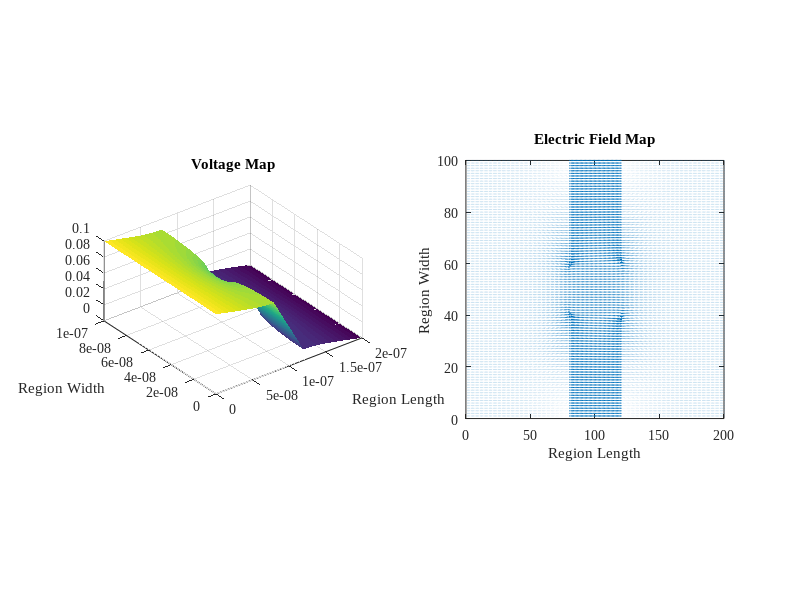
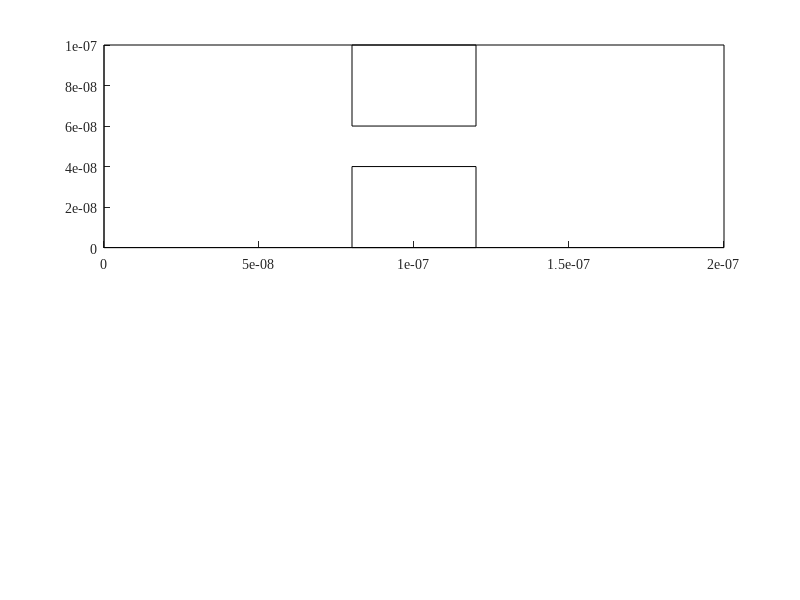

Here is the MATLAB script that generated these plots, in order: (Note: this script raises an error after producing the figures.)
clear all
close all
clc
%set(0,'DefaultFigureWindowStyle','docked')
set(0,'defaultaxesfontsize',10)
set(0,'defaultaxesfontname','Times New Roman')
set(0,'DefaultLineLineWidth', 0.5);

%--------------------------------------------------------------------------
% Finite Difference Method Simulation
%--------------------------------------------------------------------------

% Solving V=V0 @ x=0 and V=0 @ x=L in region LxW
% Implement funtion 'pbaspect' to fix Z aspect ratio

L = 200e-9;
W = 100e-9;
V0 = 0.1;

fMesh = 1;
nx = fMesh*200;
ny = fMesh*100;
La = linspace(0,L,nx);
Wa = linspace(0,W,ny);
G = sparse(nx*ny);
%V = sparse(nx,ny);
F = sparse(1,nx*ny);


Acond = 1;              % background conductivity of region, low resistance
Bcond = 1e-2;           % Conductivity of boxes, highly resistive
cMap = zeros(nx,ny);
Lb = 40e-9;
Wb = 40e-9;
for u = 1:nx
    for v = 1:ny
        if (u >= 80 && u <= 120)
            if v >= 0 && v <= 40
                cMap(u,v) = Bcond;
            elseif v >= 60 && v <= 100
                cMap(u,v) = Bcond;
            else
                cMap(u,v) = Acond;
            end
        else
            cMap(u,v) = Acond;
        end
    end
end





for i = 1:nx                %Iteration through length
    for j = 1:ny            %Iteration through width
        n = j + (i-1)*ny;

        if i == 1          % x=0 BCs
            G(n,:) = 0;
            G(n,n) = 1;
            F(n) = V0;
        elseif i == nx     % x=1 BCs
            G(n,:) = 0;
            G(n,n) = 1;
            F(n) = 0;       %F(n)=0 sets z at final width to 0
            
% COMMENT BELOW FOR 1a
            %F(n) = 1;       %F(n)=1 sets z at final width to 1
            
        elseif j == 1                 % y=0 BCs
            nxm = j + (i-2)*ny;
            nxp = j + (i)*ny;
            nyp = j+1 + (i-1)*ny;

            rxm = (cMap(i,j) + cMap(i-1,j))/2;
            rxp = (cMap(i,j) + cMap(i+1,j))/2;
            ryp = (cMap(i,j) + cMap(i,j+1))/2;
            
            G(n,n) = -(rxm+rxp+ryp);
            G(n,nxm) = rxm;
            G(n,nxp) = rxp;
            G(n,nyp) = ryp;

        elseif j == ny                % y=1 BCs
            nxm = j + (i-2)*ny;
            nxp = j + (i)*ny;
            nym = j-1 + (i-1)*ny;

            rxm = (cMap(i,j) + cMap(i-1,j))/2;
            rxp = (cMap(i,j) + cMap(i+1,j))/2;
            rym = (cMap(i,j) + cMap(i,j-1))/2;
            
            G(n,n) = -(rxm+rxp+rym);
            G(n,nxm) = rxm;
            G(n,nxp) = rxp;
            G(n,nym) = rym;
            
            
% COMMENT ABOVE FOR 1a
            
        else
            nxm = j + (i-2)*ny;
            nxp = j + (i)*ny;
            nym = j-1 + (i-1)*ny;
            nyp = j+1 + (i-1)*ny;

            rxm = (cMap(i,j) + cMap(i-1,j))/2;
            rxp = (cMap(i,j) + cMap(i+1,j))/2;
            rym = (cMap(i,j) + cMap(i,j-1))/2;
            ryp = (cMap(i,j) + cMap(i,j+1))/2;
            
            G(n,n) = -(rxm+rxp+rym+ryp);
            G(n,nxm) = rxm;
            G(n,nxp) = rxp;
            G(n,nym) = rym;
            G(n,nyp) = ryp;
        end
            
    end
end
% figure(1)
% spy(G)

V = G\F';

Vmap = zeros(nx,ny);
for i = 1:nx
    for j = 1:ny
        n = j + (i-1)*ny;
        Vmap(i,j) = V(n);
    end
end


for i = 1:nx
    for j = 1:ny
        if i == 1
            Ex(i, j) = (Vmap(i + 1, j) - Vmap(i, j));
        elseif i == nx
            Ex(i, j) = (Vmap(i, j) - Vmap(i - 1, j));
        else
            Ex(i, j) = (Vmap(i + 1, j) - Vmap(i - 1, j)) * 0.5;
        end
        if j == 1
            Ey(i, j) = (Vmap(i, j + 1) - Vmap(i, j));
        elseif j == ny
            Ey(i, j) = (Vmap(i, j) - Vmap(i, j - 1));
        else
            Ey(i, j) = (Vmap(i, j + 1) - Vmap(i, j - 1)) * 0.5;
        end
    end
end

Ex = -Ex;
Ey = -Ey;

eFlowx = cMap .* Ex;        %Jx
eFlowy = cMap .* Ey;        %Jy
C0 = sum(eFlowx(1, :));
Cnx = sum(eFlowx(nx, :));
Curr = (C0 + Cnx) * 0.5;

Ex = Ex';
Ey = Ey';

figure(4)
subplot(1, 2, 2), quiver(Ex, Ey);
axis([0 nx 0 ny]);
title('Electric Field Map')
xlabel('Region Length')
ylabel('Region Width')
pbaspect([1 1 0.5])
subplot(1, 2, 1), H = surf(La,Wa,Vmap');
set(H, 'linestyle', 'none');
%view(90, 270)
title('Voltage Map')
xlabel('Region Length')
ylabel('Region Width')
pbaspect([1 1 0.5])
saveas(gcf,'Figure4')

clearvars -except Ex Ey

%--------------------------------------------------------------------------
% Beginning Monte Carlo Simulation
%--------------------------------------------------------------------------


set(0,'DefaultFigureWindowStyle','docked')
set(0,'defaultaxesfontsize',10)
set(0,'defaultaxesfontname','Times New Roman')
set(0,'DefaultLineLineWidth', 0.5);



global C

C.q_0 = 1.60217653e-19;             % electron charge
C.hb = 1.054571596e-34;             % Dirac constant
C.h = C.hb * 2 * pi;                % Planck constant
C.m_0 = 9.10938215e-31;             % electron mass
C.kb = 1.3806504e-23;               % Boltzmann constant
C.eps_0 = 8.854187817e-12;          % vacuum permittivity
C.mu_0 = 1.2566370614e-6;           % vacuum permeability
C.c = 299792458;                    % speed of light
C.g = 9.80665;                      % metres (32.1740 ft) per s²
C.m_n = 0.26 * C.m_0;               % effective electron mass
C.am = 1.66053892e-27;              % atomic mass unit
C.T = 300;
C.vth = sqrt(2*C.kb * C.T / C.m_n);

temp = C.T;

SPECDIFF_BOUND = 0;

figure(3)
subplot(2,1,1);
rectangle('Position',[0 0 200e-9 100e-9])
hold on
rectangle('Position',[0.8e-7 0 0.4e-7 0.4e-7])
hold on
rectangle('Position',[0.8e-7 0.6e-7 0.4e-7 0.4e-7])
hold on

%--------------------------------------------------------------------------
% Initializing Positions
%--------------------------------------------------------------------------


N = 30000;        % Number of electrons
i = 0;
j = 0;

for i=1:N
    px(i) = 0 + (200e-9 - 0).*rand(1,1);
    py(i) = 0 + (100e-9 - 0).*rand(1,1);
    while (0.8e-7 <= px(i) && px(i) <= 1.2e-7) && (0 <= py(i) && py(i) <= 0.4e-7) ||...
    (0.8e-7 <= px(i) && px(i) <= 1.2e-7) && (0.6e-7 <= py(i) && py(i) <= 1e-7)
        px(i) = 0 + (200e-9 - 0).*rand(1,1);
        py(i) = 0 + (100e-9 - 0).*rand(1,1);
    end
end

%--------------------------------------------------------------------------
% Voltage Applied Across x-Dimension to Find Electric Field
%--------------------------------------------------------------------------

V0x = 0.1;
V0y = 0;
L = 200e-9;
W = 100e-9;
% E0x = V0x / L;
% E0y = V0y / W;
fMesh = 1;
nx = fMesh*200;
ny = fMesh*100;
% G = sparse(nx,ny);
% F = sparse(1,nx*ny);

La = linspace(0,L,nx);
Wa = linspace(0,W,ny);

deltax = L/nx;
deltay = W/ny;

Ex = Ex./deltax;
Ey = Ey./deltay;

% Emapx = zeros(ny,nx);
Emapx = Ex;
% Emapy = zeros(ny,nx);
Emapy = Ey;

% for i = 1:width(La)
%     for j = 1:width(Wa)
%         Emapx(j,i) = E0x;
%         Emapy(j,i) = E0y;
%     end
% end
% %surf(La,Wa,Emapx)
% 
% Fex = abs(C.q_0*E0x);
% aex = Fex/C.m_n;
% Fey = abs(C.q_0*E0y);
% aey = Fey/C.m_n;

Fex = zeros(ny,nx);
aex = zeros(ny,nx);
Fey = zeros(ny,nx);
aey = zeros(ny,nx);

for i = 1:width(Wa)
    for j = 1:width(La)
        Fex(i,j) = abs(C.q_0*Emapx(i,j));
        aex(i,j) = Fex(i,j)/C.m_n;
        Fey(i,j) = abs(C.q_0*Emapy(i,j));
        aey(i,j) = Fey(i,j)/C.m_n;
    end
end
        




%--------------------------------------------------------------------------
% Thermal Velocity and Direction
%--------------------------------------------------------------------------

vth = C.vth;

for j=1:N
    vx(j) = (vth/sqrt(2))*randn();                           
    vy(j) = (vth/sqrt(2))*randn();
    vth_calc(j) = sqrt(vx(j)^2 + vy(j)^2);
end


t = 0;
T(1) = 0;
dt = 1e-14;     % time step

for l=1:N           %Scattering time step
    ndt(l) = dt;
end
P_scat = 0;
Tmn = 0.2e-12;

px_prev = 0;
py_prev = 0;
T_prev = 0;
vx_total = 0;
vy_total = 0;

sampleidx = randi(N,10,1);
Ix = 0;
Jx = 0;
aex = aex';
aey = aey';

% aex(:,:) = 3e17;    % Testing acceleration
% aey(:,:) = 0;

for t=2:1000
    vx_total = 0;
    vy_total = 0;
    for k=1:N
        
        rpx = 0;
        rpy = 0;
        if px(k) == 200e-9
            px(k) = 0;
            px_prev(k) = px(k);
        elseif px(k) == 0
            px(k) = 200e-9;
            px_prev(k) = px(k);
        else
            px(k) = px(k);
        end

        P_scat(k) = 1 - exp(-(dt/Tmn));
        if P_scat(k) > rand()
            vx(k) = (vth/sqrt(2))*randn();
            vy(k) = (vth/sqrt(2))*randn();
        else
            ndt(k) = ndt(k) + dt;
        end
        
        px_prev(k) = px(k);
        py_prev(k) = py(k);
        
        rpx = round(px(k)*1e9);
        if rpx == 0
            rpx = 1;
        end
        rpy = round(py(k)*1e9);
        if rpy == 0
            rpy = 1;
        end

        
               
        px(k) = px(k) + vx(k)*dt + aex(rpx,rpy)*dt^2;        % Adding acceleration
        vx(k) = vx(k) + aex(rpx,rpy)*dt;
        py(k) = py(k) + vy(k)*dt + aey(rpx,rpy)*dt^2;
        vy(k) = vy(k) + aey(rpx,rpy)*dt;
        

        % Reflection on top and bottom borders
        if py(k) >= 100e-9 || py(k) <= 0
            vy(k) = -vy(k);
            if py(k) >= 100e-9
                py(k) = 100e-9;
            end
            if py(k) <= 0
                py(k) = 0;
            end
        end
        % Reflection on bottom of upper box
        if (py(k) >= 0.6e-7) && (0.8e-7 <= px(k) && px(k) <= 1.2e-7)...
           && ( 0.8e-7 <= px_prev(k) && px_prev(k) <= 1.2e-7)
            if SPECDIFF_BOUND == 1
                vx(k) = (vth/sqrt(2))*randn();
                vy(k) = (vth/sqrt(2))*randn();
            else
                vy(k) = -vy(k);
            end
            py(k) = 0.601e-7;
        %end
        % Reflection on top of lower box
        elseif (py(k) <= 0.4e-7) && (0.8e-7 <= px(k) && px(k) <= 1.2e-7)...
               && (0.8e-7 <= px_prev(k) && px_prev(k) <= 1.2e-7)
            if SPECDIFF_BOUND == 1
                vx(k) = (vth/sqrt(2))*randn();
                vy(k) = (vth/sqrt(2))*randn();
            else
                vy(k) = -vy(k);
            end
            py(k) = 0.399e-7;
        %end
        % Reflection on left of lower box
        elseif (0 <= py(k) && py(k) <= 0.4e-7) && (0.8e-7 <= px(k) && px(k) <= 1e-7)
            if SPECDIFF_BOUND == 1
                vx(k) = (vth/sqrt(2))*randn();
                vy(k) = (vth/sqrt(2))*randn();
            else
                vx(k) = -vx(k);
            end
            px(k) = 0.799e-7;
        %end
        % Reflection on right of lower box
        elseif (0 <= py(k) && py(k) <= 0.4e-7) && (1e-7 <= px(k) && px(k) <= 1.2e-7)
            if SPECDIFF_BOUND == 1
                vx(k) = (vth/sqrt(2))*randn();
                vy(k) = (vth/sqrt(2))*randn();
            else
                vx(k) = -vx(k);
            end
            px(k) = 1.201e-7;
        %end
        % Reflection on left of upper box
        elseif (0.6e-7 <= py(k) && py(k) <= 1e-7) && (0.8e-7 <= px(k) && px(k) <= 1e-7)
            if SPECDIFF_BOUND == 1
                vx(k) = (vth/sqrt(2))*randn();
                vy(k) = (vth/sqrt(2))*randn();
            else
                vx(k) = -vx(k);
            end
            px(k) = 0.799e-7;
        %end
        % Reflection on right of upper box
        elseif (0.6e-7 <= py(k) && py(k) <= 1e-7) && (1e-7 <= px(k) && px(k) <= 1.2e-7)
            if SPECDIFF_BOUND == 1
                vx(k) = (vth/sqrt(2))*randn();
                vy(k) = (vth/sqrt(2))*randn();
            else
                vx(k) = -vx(k);
            end
            px(k) = 1.201e-7;
        end

        % x-axis transition
        if px(k) > 200e-9
            px(k) = 200e-9;
%             px_prev(k) = px(k);
        elseif px(k) < 0
            px(k) = 0;
%             px_prev(k) = px(k);
        else
            px(k) = px(k);
        end
        
        v(k) = sqrt(vx(k)^2 + vy(k)^2);
        v2(k) = v(k).*v(k);
        
        vx_total = vx_total + vx(k);        % Drift velocity x
        vy_total = vy_total + vy(k);        % Drift velocity y
    end
    vx_total_alt = sum(vx);
    for h=1:length(sampleidx)
        subplot(2,1,1);
        plot([px_prev(sampleidx(h)) px(sampleidx(h))],[py_prev(sampleidx(h)) py(sampleidx(h))],'SeriesIndex',h)
        hold on 
    end
    
    
    vx_drift = 1/N * vx_total;
    vy_drift = 1/N * vy_total;
    Jx = C.q_0 * 1e17 * vx_drift;
    Ix_prev = Ix;
    Ix = Jx * (W*L);
    Ix_total(t) = Ix;
    
    
    subplot(2,1,2);
    plot([t-1 t], [Ix_prev Ix], 'r')
    hold on
    
    KE = 0.5 * C.m_n * mean(v2);
    T_prev = T;
    T = KE / C.kb;
%     subplot(2,1,2);
%     plot([t-1 t], [T_prev T],'r')
%     hold on
    
    pause(0.01)
end

T_T_C = mean(ndt);
MFP = mean(v)*mean(ndt);

subplot(2,1,1);
title('Maxwell-Boltzmann Velocity Distributions of Electrons with Scattering')
xlabel('Region Length (m)')
ylabel('Region Width (m)')
subplot(2,1,2);
title('Current over Time')
xlabel('Timesteps (1e-14 s per step)') 
ylabel('Current (A)')
% disp('Section 2')
% fprintf('\nThe given mean free time between collisions is %e seconds.',Tmn)
% fprintf('\nThe mean calculated time between collisions is %e seconds.',T_T_C)
% fprintf('\nThe mean calculated thermal velocity is %e meters per second.',mean(vth_calc))
% fprintf('\nThe thermal velocity is %e meters per second.',vth)
% fprintf('\nThe mean free path is %e meters.\n\n\n',MFP)
pause(0.1)
saveas(gcf,'Figure3')




E_map = [reshape(px,[N,1]),reshape(py,[N,1])];
figure(5)
hist3(E_map,'CDataMode','auto','FaceColor','interp')
%view(2)
title('Electron Density in Modeled Region')
xlabel('Region x-Axis (m)')
ylabel('Region y-Axis (m)')
zlabel('Electron Density')
saveas(gcf,'Figure5')
